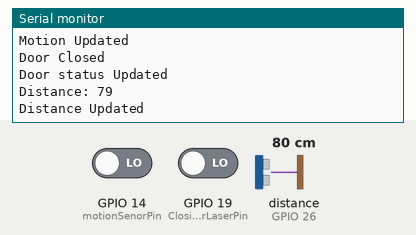
Bench run of a sketch on a simulated ESP32. Shown: the last lines printed to the serial monitor. Wiring (inferred from the names in the program): ultrasonic range finder: trigger GPIO 27; echo GPIO 26. The test bench sets the inputs (shaded band); at power-on: GPIO 14 (motionSenorPin) LOW, GPIO 19 (ClosingDoorLaserPin) LOW, distance to the obstacle (sensor on GPIO 26) 80 cm. The echo pulse lasts 58.3 µs per cm; WiFi joins after 1.5 s; servers stay silent unless stated; no MQTT or app messages arrive unless stated.

Above: at 2.7 s.
2.8 s: GPIO 14 (motionSenorPin) driven HIGH
13.4 s: GPIO 19 (ClosingDoorLaserPin) driven HIGH
24.0 s: distance to the obstacle (sensor on GPIO 26) set to 2 cm
At 27.74 s:
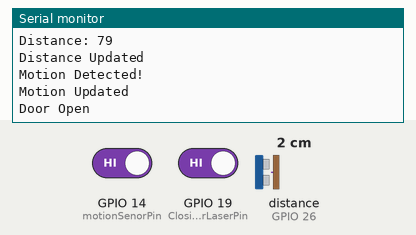
29.8 s: distance to the obstacle (sensor on GPIO 26) set to 4 cm
At 32.96 s:
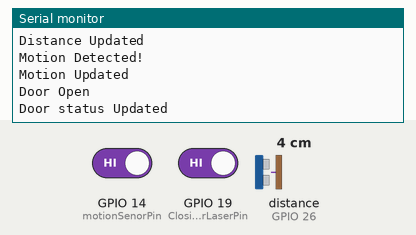
Timing chart, 0 to 34.5 s (numbered marks = the images above; inputs shaded):
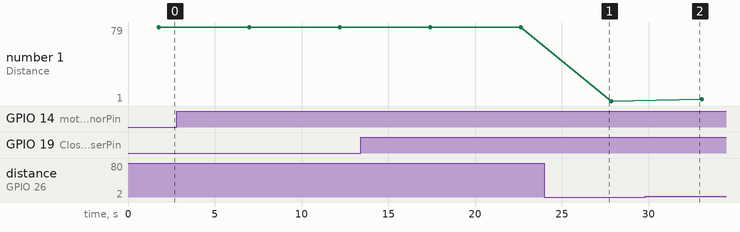

Measured:
- plotted number 1: 79 → 1 after the input at 24.0 s, 1 → 3 after the input at 29.8 s

The sketch:

TransmitController.ino
```cpp
/***************************************************
  SHENKAR - SMART SYSTEMS
  By: Michael Struk and Noam Roytman
  DATE: JUL-2021
 ****************************************************/
/************************* Settings *********************************/
//Libraries
#include <WiFi.h>
#include "Adafruit_MQTT.h"
#include "Adafruit_MQTT_Client.h"

// defines pins numbers
#define trigPin 27
#define echoPin 26
#define ClosingDoorLaserPin 19
#define motionSenorPin 14
/************************* WiFi Access Point *********************************/

#define WLAN_SSID       "<WIFI_NAME>"
#define WLAN_PASS       "<WIFI_PASS>"

/************************* Adafruit.io Setup *********************************/

#define AIO_SERVER      "io.adafruit.com"
#define AIO_SERVERPORT  1883                   // use 8883 for SSL
#define AIO_USERNAME   "<AIO_USERNAME>"
#define AIO_KEY        "<AIO_KEY>"

/************ Global State (you don't need to change this!) ******************/

// Create an ESP8266 WiFiClient class to connect to the MQTT server.
WiFiClient client;
// or... use WiFiFlientSecure for SSL
//WiFiClientSecure client;

// Setup the MQTT client class by passing in the WiFi client and MQTT server and login details.
Adafruit_MQTT_Client mqtt(&client, AIO_SERVER, AIO_SERVERPORT, AIO_USERNAME, AIO_KEY);

/****************************** Feeds ***************************************/

//Variables uses to update and read temp data


// Notice MQTT paths for AIO follow the form: <username>/feeds/<feedname>
Adafruit_MQTT_Publish distance_publish = Adafruit_MQTT_Publish(&mqtt, AIO_USERNAME "/feeds/Distance");
Adafruit_MQTT_Publish door_publish = Adafruit_MQTT_Publish(&mqtt, AIO_USERNAME "/feeds/DoorOpen");
Adafruit_MQTT_Publish motion_publish = Adafruit_MQTT_Publish(&mqtt, AIO_USERNAME "/feeds/MotionSensor");

// Setup a feed called 'security_ONOFF_Feed' for subscribing to changes.
Adafruit_MQTT_Subscribe security_ONOFF_Feed = Adafruit_MQTT_Subscribe(&mqtt, AIO_USERNAME "/feeds/Security_OnOff");


//Global Variables
int pirState = LOW;
int motionSensorValue = 0;


// defines variables
long duration;
int distance;


//Functions

// Function to connect and reconnect as necessary to the MQTT server.
// Should be called in the loop function and it will take care if connecting.
void MQTT_connect() {
  int8_t ret;

  // Stop if already connected.
  if (mqtt.connected()) {
    return;
  }

  Serial.print("Connecting to MQTT... ");

  uint8_t retries = 3;
  while ((ret = mqtt.connect()) != 0) { // connect will return 0 for connected
    Serial.println(mqtt.connectErrorString(ret));
    Serial.println("Retrying MQTT connection in 5 seconds...");
    mqtt.disconnect();
    delay(5000);  // wait 5 seconds
    retries--;
    if (retries == 0) {
      // basically die and wait for WDT to reset me
      while (1);
    }
  }
  Serial.println("MQTT Connected!");
}


void setup() {
  Serial.begin(9600); // Starts the serial communication

  pinMode(trigPin, OUTPUT); // Sets the trigPin as an Output
  pinMode(echoPin, INPUT); // Sets the echoPin as an Input
  pinMode(ClosingDoorLaserPin, INPUT); // Sets the ClosingDoorLaserPin as an Input
  pinMode(motionSenorPin, INPUT);  // motion sensor pin


  // Connect to WiFi access point.
  Serial.println(); Serial.println();
  Serial.print("Connecting to ");
  Serial.println(WLAN_SSID);

  WiFi.begin(WLAN_SSID, WLAN_PASS);
  while (WiFi.status() != WL_CONNECTED) {
    delay(500);
    Serial.print(".");
  }
  Serial.println();

  Serial.println("WiFi connected");
  Serial.println("IP address: "); Serial.println(WiFi.localIP());
  Serial.println();

}


void UpdateMotionSensor()
{
  //MOTION
  motionSensorValue = digitalRead(motionSenorPin);
  char* motionValue = "NOTDETECTED";
  if (motionSensorValue == HIGH) {

    Serial.println("Motion Detected!");
    motionValue = "DETECTED";
  }
  else {
    Serial.println("Motion Ended!");
    motionValue = "NOTDETECTED";
  }
  if (! motion_publish.publish(motionValue)) {
    Serial.println(F("Failed to Update Motion"));
  } else {
    Serial.println(F("Motion Updated"));
  }
}

void UpdateDoorSensor()
{
  // Door LASER
  int DoorClosed = digitalRead(ClosingDoorLaserPin);// read Laser sensor
  char* doorValue = "CLOSED";
  if ( DoorClosed == HIGH)
  {
    Serial.println("Door Open");
    doorValue = "OPEN";
  } else {

    Serial.println("Door Closed");
    doorValue = "CLOSED";
  }
  if (! door_publish.publish(doorValue)) {
    Serial.println(F("Failed to Update door status"));
  } else {
    Serial.println(F("Door status Updated"));
  }
}

void UpdateDistanceSensor()
{

  // Clears the trigPin
  digitalWrite(trigPin, LOW);
  delayMicroseconds(2);
  // Sets the trigPin on HIGH state for 10 micro seconds
  digitalWrite(trigPin, HIGH);
  delayMicroseconds(10);
  digitalWrite(trigPin, LOW);
  // Reads the echoPin, returns the sound wave travel time in microseconds
  duration = pulseIn(echoPin, HIGH);
  // Calculating the distance
  distance = duration * 0.034 / 2;
  // Prints the distance on the Serial Monitor
  Serial.print("Distance: ");
  Serial.println(distance);
  delay(10);
  if (! distance_publish.publish(distance)) {
    Serial.println(F("Failed to Update distance"));
  } else {
    Serial.println(F("Distance Updated"));
  }
}

void loop() {
  // Connection to the Cloud
  MQTT_connect();
  UpdateMotionSensor();
  delay(100);
  UpdateDoorSensor();
  delay(100);
  UpdateDistanceSensor();
  delay(5000);
}
```
